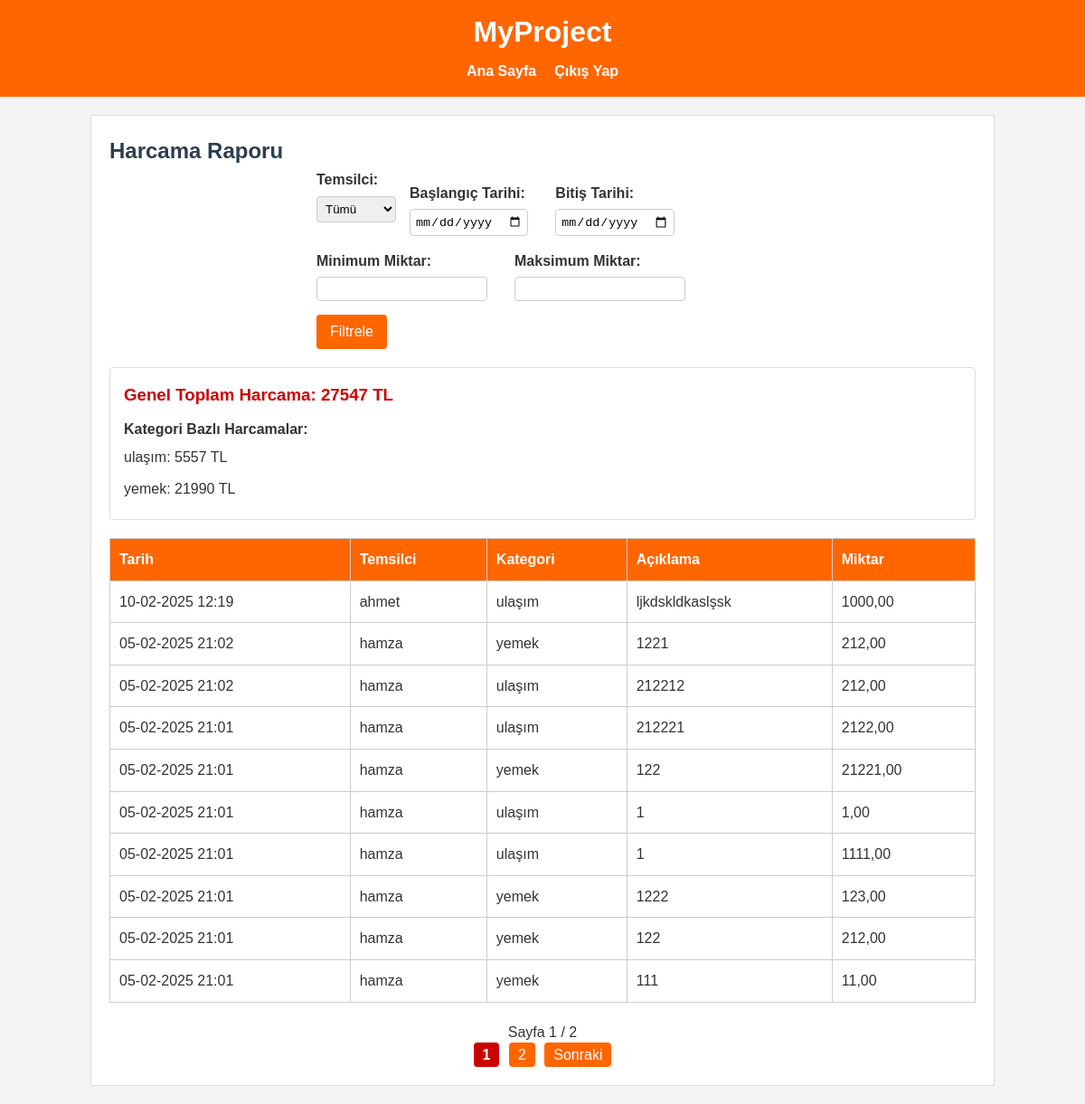
Page /expense-report/ (signed in) on the committed database.
### core/models.py (models this page shows, shortened)
class ExpenseCategory(models.Model):
    name = models.CharField(max_length=100, verbose_name="Kategori Adı")
    created_at = models.DateTimeField(auto_now_add=True)
    updated_at = models.DateTimeField(auto_now=True)
    class Meta:
        verbose_name = "Harcamа Kategorisi"
        verbose_name_plural = "Harcamа Kategorileri"

class Expense(models.Model):
    user = models.ForeignKey(User, on_delete=models.CASCADE, related_name='expenses')
    category = models.ForeignKey(ExpenseCategory, on_delete=models.CASCADE, related_name='expenses')
    description = models.TextField(blank=True, null=True, verbose_name="Açıklama")
    amount = models.DecimalField(max_digits=10, decimal_places=2, verbose_name="Miktar")
    created_at = models.DateTimeField(auto_now_add=True)
    class Meta:
        verbose_name = "Harcamа"
        verbose_name_plural = "Harcamalar"
        ordering = ['-created_at']

### core/views.py (the view)
# urls.py: path('expense-report/', views.expense_report, name='expense_report'),
@login_required
@user_passes_test(lambda u: u.is_superuser)
def expense_report(request):
    expenses_qs = Expense.objects.select_related('user', 'category').order_by('-created_at')
    rep_id     = request.GET.get('representative')
    date_start = request.GET.get('date_start')
    date_end   = request.GET.get('date_end')
    price_min  = request.GET.get('price_min')
    price_max  = request.GET.get('price_max')
    if rep_id:
        expenses_qs = expenses_qs.filter(user__id=rep_id)
    if date_start:
        try:
            date_start_parsed = datetime.strptime(date_start, "%Y-%m-%d")
            expenses_qs = expenses_qs.filter(created_at__gte=date_start_parsed)
        except ValueError:
            pass
    if date_end:
        try:
            date_end_parsed = datetime.strptime(date_end, "%Y-%m-%d")
            expenses_qs = expenses_qs.filter(created_at__lte=date_end_parsed)
        except ValueError:
            pass
    if price_min:
        try:
            expenses_qs = expenses_qs.filter(amount__gte=float(price_min))
        except ValueError:
            pass
    if price_max:
        try:
            expenses_qs = expenses_qs.filter(amount__lte=float(price_max))
        except ValueError:
            pass
    total_expense = expenses_qs.aggregate(total=Sum('amount'))['total'] or 0
    category_totals = expenses_qs.values('category__name').annotate(total=Sum('amount')).order_by('category__name')
    paginator = Paginator(expenses_qs, 10)
    page = request.GET.get('page')
    try:
        expenses = paginator.page(page)
    except PageNotAnInteger:
        expenses = paginator.page(1)
    except EmptyPage:
        expenses = paginator.page(paginator.num_pages)
    representatives = Expense.objects.values('user__id', 'user__username').distinct()
    context = {
        'total_expense': total_expense,
        'category_totals': category_totals,
        'expenses': expenses,
        'representatives': representatives,
        'paginator': paginator,
        'page_obj': expenses,
        'is_paginated': expenses.has_other_pages(),
        'filter_params': {
            'representative': rep_id or '',
            'date_start': date_start or '',
            'date_end': date_end or '',
            'price_min': price_min or '',
            'price_max': price_max or '',
        },
    }
    return render(request, 'core/expense_report.html', context)

### core/templates/core/expense_report.html (shortened to what this page needs)
{% extends 'core/base.html' %}
{% block content %}
<h2>Harcama Raporu</h2>
<form method="get" class="filter-form">
    <div class="filter-group">
       <label for="representative">Temsilci:</label>
       <select name="representative" id="representative">
         <option value="">Tümü</option>
       </select>
    </div>
    <div class="filter-group">
       <label for="date_start">Başlangıç Tarihi:</label>
       <input type="date" name="date_start" id="date_start" value="{{ filter_params.date_start }}">
    </div>
    <div class="filter-group">
       <label for="date_end">Bitiş Tarihi:</label>
       <input type="date" name="date_end" id="date_end" value="{{ filter_params.date_end }}">
    </div>
    <div class="filter-group">
       <label for="price_min">Minimum Miktar:</label>
       <input type="number" step="0.01" name="price_min" id="price_min" value="{{ filter_params.price_min }}">
    </div>
    <div class="filter-group">
       <label for="price_max">Maksimum Miktar:</label>
       <input type="number" step="0.01" name="price_max" id="price_max" value="{{ filter_params.price_max }}">
    </div>
    <div class="filter-group">
       <button type="submit" class="btn">Filtrele</button>
    </div>
  </form>
<div class="report-summary">
    <h3>Genel Toplam Harcama: {{ total_expense }} TL</h3>
    <h4>Kategori Bazlı Harcamalar:</h4>
    <ul>
        {% for ct in category_totals %}
          <li>{{ ct.category__name }}: {{ ct.total }} TL</li>
        {% empty %}
          <li>Henüz harcama kaydı bulunmamaktadır.</li>
        {% endfor %}
    </ul>
</div>
<table>
  <thead>
    <tr>
      <th>Tarih</th>
      <th>Temsilci</th>
      <th>Kategori</th>
      <th>Açıklama</th>
      <th>Miktar</th>
    </tr>
  </thead>
  <tbody>
    {% for expense in expenses %}
      <tr>
        <td>{{ expense.created_at|date:"d-m-Y H:i" }}</td>
        <td>{{ expense.user.username }}</td>
        <td>{{ expense.category.name }}</td>
        <td>{{ expense.description }}</td>
        <td>{{ expense.amount }}</td>
      </tr>
    {% empty %}
      <tr>
         <td colspan="5">Henüz harcama kaydı bulunmamaktadır.</td>
      </tr>
    {% endfor %}
  </tbody>
</table>
{% if is_paginated %}
<div class="pagination" style="margin-top:20px;">
    <span class="page-info">
        Sayfa {{ page_obj.number }} / {{ paginator.num_pages }}
    </span>
    <div class="page-links">
         {% for num in paginator.page_range %}
             {% if page_obj.number == num %}
                <span class="current btn">{{ num }}</span>
             {% else %}
                <a href="?representative={{ filter_params.representative }}&date_start={{ filter_params.date_start }}&date_end={{ filter_params.date_end }}&price_min={{ filter_params.price_min }}&price_max={{ filter_params.price_max }}&page={{ num }}" class="btn">{{ num }}</a>
             {% endif %}
         {% endfor %}
         {% if page_obj.has_next %}
             <a href="?representative={{ filter_params.representative }}&date_start={{ filter_params.date_start }}&date_end={{ filter_params.date_end }}&price_min={{ filter_params.price_min }}&price_max={{ filter_params.price_max }}&page={{ page_obj.next_page_number }}" class="btn">Sonraki</a>
         {% endif %}
    </div>
</div>
{% endif %}
{% endblock %}

### core/static/core/css/style.css (style rules this page uses)
* { margin: 0; padding: 0; box-sizing: border-box; }
body { font-family: Arial, sans-serif; line-height: 1.6; background-color: #f4f4f4; color: #333; padding: 20px; }
button, .btn { background-color: #ff6600; color: #fff; border: none; padding: 10px 15px; cursor: pointer; border-radius: 4px; font-size: 1em; transition: background-color 0.3s ease; }
form { max-width: 500px; margin: auto; }
form input[type="text"], form input[type="password"], form select { width: 100%; padding: 10px; margin-bottom: 15px; border: 1px solid #ccc; border-radius: 4px; }
form label { margin-bottom: 5px; display: block; font-weight: bold; }
.report-summary { background: #fff; border: 1px solid #ddd; padding: 15px; margin-bottom: 20px; border-radius: 4px; }
.report-summary h3 { margin-bottom: 10px; color: #cc0000; }
.report-summary ul { list-style: none; padding-left: 0; }
.report-summary ul li { padding: 5px 0; }
table { width: 100%; border-collapse: collapse; margin-top: 20px; }
table th, table td { padding: 10px; border: 1px solid #ccc; text-align: left; }
table th { background-color: #ff6600; color: #fff; }
.filter-form label { margin-right: 5px; font-weight: bold; }
.filter-form input, .filter-form select { margin-right: 15px; padding: 5px; border: 1px solid #ccc; border-radius: 4px; }
.pagination { text-align: center; }
.pagination .btn, .pagination .current { margin: 0 3px; padding: 5px 10px; text-decoration: none; background-color: #ff6600; color: #fff; border-radius: 4px; }
.pagination .current { background-color: #cc0000; font-weight: bold; }
.filter-form { display: flex; flex-wrap: wrap; align-items: flex-end; gap: 15px; margin-bottom: 20px; }
.filter-group { display: flex; flex-direction: column; }
.filter-group label { margin-bottom: 5px; font-weight: bold; }

### core/templates/core/base.html (style rules this page uses)
body { font-family: 'Arial', sans-serif; margin: 0; padding: 0; background-color: #f4f4f4; color: #333; }
h2 { color: #2c3e50; }

### rows in the picture
ExpenseCategory: category__name "ulaşım", total "5557"
ExpenseCategory: category__name "yemek", total "21990"
Expense: created_at "10-02-2025 12:19", user.username "ahmet", category.name "ulaşım", description "ljkdskldkaslşsk", amount "1000,00"
Expense: created_at "05-02-2025 21:02", user.username "hamza", category.name "yemek", description "1221", amount "212,00"
Expense: created_at "05-02-2025 21:02", user.username "hamza", category.name "ulaşım", description "212212", amount "212,00"
Expense: created_at "05-02-2025 21:01", user.username "hamza", category.name "ulaşım", description "212221", amount "2122,00"
Expense: created_at "05-02-2025 21:01", user.username "hamza", category.name "yemek", description "122", amount "21221,00"
Expense: created_at "05-02-2025 21:01", user.username "hamza", category.name "ulaşım", description "1", amount "1,00"
Expense: created_at "05-02-2025 21:01", user.username "hamza", category.name "ulaşım", description "1", amount "1111,00"
Expense: created_at "05-02-2025 21:01", user.username "hamza", category.name "yemek", description "1222", amount "123,00"
Expense: created_at "05-02-2025 21:01", user.username "hamza", category.name "yemek", description "122", amount "212,00"
Expense: created_at "05-02-2025 21:01", user.username "hamza", category.name "yemek", description "111", amount "11,00"

### other values in the picture
{{ total_expense }} "27547"
{{ page_obj.number }} "1"
{{ paginator.num_pages }} "2"
{{ num }} "1"
{{ num }} "2"
